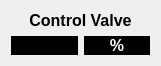
  <widget class="QWidget" name="verticalLayoutWidget_10">
   <property name="geometry">
    <rect>
     <x>973</x>
     <y>208</y>
     <width>161</width>
     <height>61</height>
    </rect>
   </property>
   <layout class="QVBoxLayout" name="verticalLayout_11">
    <item>
     <widget class="QLabel" name="MFM1_LABEL_14">
      <property name="font">
       <font>
        <family>Arial</family>
        <pointsize>12</pointsize>
        <weight>75</weight>
        <bold>true</bold>
       </font>
      </property>
      <property name="text">
       <string>Control Valve</string>
      </property>
      <property name="alignment">
       <set>Qt::AlignCenter</set>
      </property>
     </widget>
    </item>
    <item>
     <layout class="QHBoxLayout" name="horizontalLayout_18">
      <item>
       <widget class="QLabel" name="CV_C">
        <property name="font">
         <font>
          <family>Arial</family>
          <pointsize>12</pointsize>
          <weight>75</weight>
          <bold>true</bold>
         </font>
        </property>
        <property name="styleSheet">
         <string notr="true">color: rgb(255, 255, 255);
background-color: rgb(0, 0, 0);</string>
        </property>
        <property name="text">
         <string/>
        </property>
        <property name="alignment">
         <set>Qt::AlignCenter</set>
        </property>
       </widget>
      </item>
      <item>
       <widget class="QLabel" name="UNIT_18">
        <property name="font">
         <font>
          <family>Arial</family>
          <pointsize>12</pointsize>
          <weight>75</weight>
          <bold>true</bold>
         </font>
        </property>
        <property name="styleSheet">
         <string notr="true">color: rgb(255, 255, 255);
background-color: rgb(0, 0, 0);</string>
        </property>
        <property name="text">
         <string>%</string>
        </property>
        <property name="alignment">
         <set>Qt::AlignCenter</set>
        </property>
       </widget>
      </item>
     </layout>
    </item>
   </layout>
  </widget>
